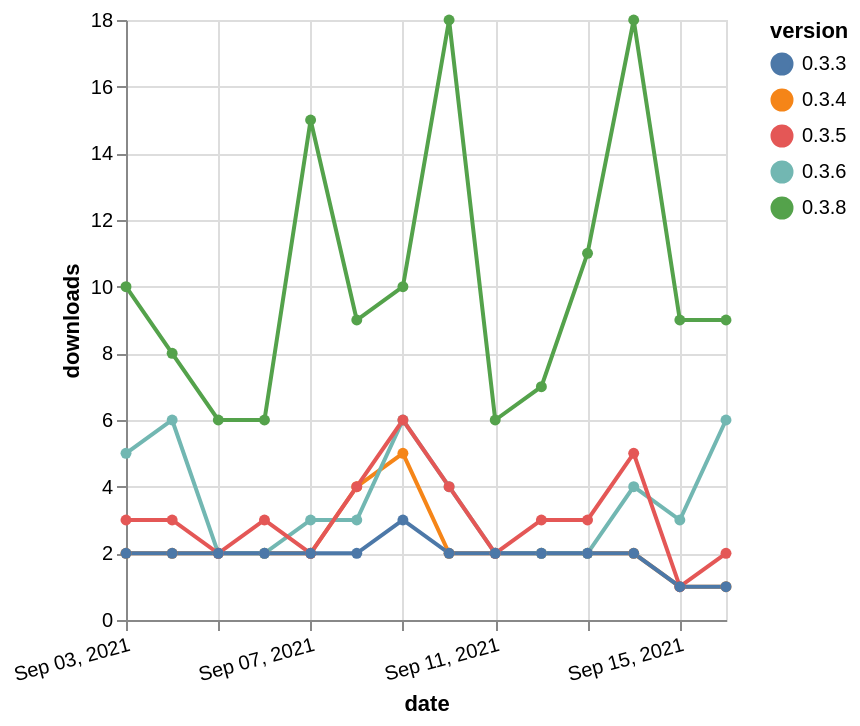

Vega-Lite specification for this chart:
### Vega-Lite specification from a JSON file in a GitHub repository (floating-point values rounded to 4 significant figures)
{"$schema": "https://vega.github.io/schema/vega-lite/v5.json", "description": "A simple bar chart with embedded data.", "data": {"values": [{"date": "2021-09-03", "total": 3217, "delta": 2, "version": "0.3.4"}, {"date": "2021-09-04", "total": 3219, "delta": 2, "version": "0.3.4"}, {"date": "2021-09-05", "total": 3221, "delta": 2, "version": "0.3.4"}, {"date": "2021-09-06", "total": 3223, "delta": 2, "version": "0.3.4"}, {"date": "2021-09-07", "total": 3225, "delta": 2, "version": "0.3.4"}, {"date": "2021-09-08", "total": 3229, "delta": 4, "version": "0.3.4"}, {"date": "2021-09-09", "total": 3234, "delta": 5, "version": "0.3.4"}, {"date": "2021-09-10", "total": 3236, "delta": 2, "version": "0.3.4"}, {"date": "2021-09-11", "total": 3238, "delta": 2, "version": "0.3.4"}, {"date": "2021-09-12", "total": 3240, "delta": 2, "version": "0.3.4"}, {"date": "2021-09-13", "total": 3242, "delta": 2, "version": "0.3.4"}, {"date": "2021-09-14", "total": 3244, "delta": 2, "version": "0.3.4"}, {"date": "2021-09-15", "total": 3245, "delta": 1, "version": "0.3.4"}, {"date": "2021-09-16", "total": 3246, "delta": 1, "version": "0.3.4"}, {"date": "2021-09-03", "total": 4608, "delta": 5, "version": "0.3.6"}, {"date": "2021-09-04", "total": 4614, "delta": 6, "version": "0.3.6"}, {"date": "2021-09-05", "total": 4616, "delta": 2, "version": "0.3.6"}, {"date": "2021-09-06", "total": 4618, "delta": 2, "version": "0.3.6"}, {"date": "2021-09-07", "total": 4621, "delta": 3, "version": "0.3.6"}, {"date": "2021-09-08", "total": 4624, "delta": 3, "version": "0.3.6"}, {"date": "2021-09-09", "total": 4630, "delta": 6, "version": "0.3.6"}, {"date": "2021-09-10", "total": 4634, "delta": 4, "version": "0.3.6"}, {"date": "2021-09-11", "total": 4636, "delta": 2, "version": "0.3.6"}, {"date": "2021-09-12", "total": 4638, "delta": 2, "version": "0.3.6"}, {"date": "2021-09-13", "total": 4640, "delta": 2, "version": "0.3.6"}, {"date": "2021-09-14", "total": 4644, "delta": 4, "version": "0.3.6"}, {"date": "2021-09-15", "total": 4647, "delta": 3, "version": "0.3.6"}, {"date": "2021-09-16", "total": 4653, "delta": 6, "version": "0.3.6"}, {"date": "2021-09-03", "total": 5003, "delta": 3, "version": "0.3.5"}, {"date": "2021-09-04", "total": 5006, "delta": 3, "version": "0.3.5"}, {"date": "2021-09-05", "total": 5008, "delta": 2, "version": "0.3.5"}, {"date": "2021-09-06", "total": 5011, "delta": 3, "version": "0.3.5"}, {"date": "2021-09-07", "total": 5013, "delta": 2, "version": "0.3.5"}, {"date": "2021-09-08", "total": 5017, "delta": 4, "version": "0.3.5"}, {"date": "2021-09-09", "total": 5023, "delta": 6, "version": "0.3.5"}, {"date": "2021-09-10", "total": 5027, "delta": 4, "version": "0.3.5"}, {"date": "2021-09-11", "total": 5029, "delta": 2, "version": "0.3.5"}, {"date": "2021-09-12", "total": 5032, "delta": 3, "version": "0.3.5"}, {"date": "2021-09-13", "total": 5035, "delta": 3, "version": "0.3.5"}, {"date": "2021-09-14", "total": 5040, "delta": 5, "version": "0.3.5"}, {"date": "2021-09-15", "total": 5041, "delta": 1, "version": "0.3.5"}, {"date": "2021-09-16", "total": 5043, "delta": 2, "version": "0.3.5"}, {"date": "2021-09-03", "total": 2146, "delta": 2, "version": "0.3.3"}, {"date": "2021-09-04", "total": 2148, "delta": 2, "version": "0.3.3"}, {"date": "2021-09-05", "total": 2150, "delta": 2, "version": "0.3.3"}, {"date": "2021-09-06", "total": 2152, "delta": 2, "version": "0.3.3"}, {"date": "2021-09-07", "total": 2154, "delta": 2, "version": "0.3.3"}, {"date": "2021-09-08", "total": 2156, "delta": 2, "version": "0.3.3"}, {"date": "2021-09-09", "total": 2159, "delta": 3, "version": "0.3.3"}, {"date": "2021-09-10", "total": 2161, "delta": 2, "version": "0.3.3"}, {"date": "2021-09-11", "total": 2163, "delta": 2, "version": "0.3.3"}, {"date": "2021-09-12", "total": 2165, "delta": 2, "version": "0.3.3"}, {"date": "2021-09-13", "total": 2167, "delta": 2, "version": "0.3.3"}, {"date": "2021-09-14", "total": 2169, "delta": 2, "version": "0.3.3"}, {"date": "2021-09-15", "total": 2170, "delta": 1, "version": "0.3.3"}, {"date": "2021-09-16", "total": 2171, "delta": 1, "version": "0.3.3"}, {"date": "2021-09-03", "total": 2868, "delta": 10, "version": "0.3.8"}, {"date": "2021-09-04", "total": 2876, "delta": 8, "version": "0.3.8"}, {"date": "2021-09-05", "total": 2882, "delta": 6, "version": "0.3.8"}, {"date": "2021-09-06", "total": 2888, "delta": 6, "version": "0.3.8"}, {"date": "2021-09-07", "total": 2903, "delta": 15, "version": "0.3.8"}, {"date": "2021-09-08", "total": 2912, "delta": 9, "version": "0.3.8"}, {"date": "2021-09-09", "total": 2922, "delta": 10, "version": "0.3.8"}, {"date": "2021-09-10", "total": 2940, "delta": 18, "version": "0.3.8"}, {"date": "2021-09-11", "total": 2946, "delta": 6, "version": "0.3.8"}, {"date": "2021-09-12", "total": 2953, "delta": 7, "version": "0.3.8"}, {"date": "2021-09-13", "total": 2964, "delta": 11, "version": "0.3.8"}, {"date": "2021-09-14", "total": 2982, "delta": 18, "version": "0.3.8"}, {"date": "2021-09-15", "total": 2991, "delta": 9, "version": "0.3.8"}, {"date": "2021-09-16", "total": 3000, "delta": 9, "version": "0.3.8"}]}, "width": "container", "mark": {"type": "line", "point": {"filled": true}}, "encoding": {"x": {"field": "date", "type": "temporal", "timeUnit": "yearmonthdate", "title": "date", "axis": {"labelAngle": -15}}, "y": {"field": "delta", "type": "quantitative", "title": "downloads"}, "color": {"field": "version", "type": "nominal"}, "tooltip": {"field": "delta"}}}
